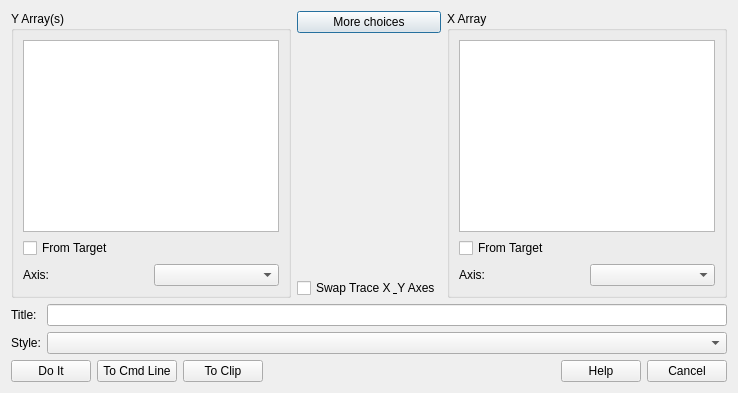
<?xml version="1.0" encoding="UTF-8"?>
<ui version="4.0">
 <class>NewGraphDialog</class>
 <widget class="QDialog" name="NewGraphDialog">
  <property name="windowTitle">
   <string>New Graph</string>
  </property>
  <layout class="QVBoxLayout" name="verticalLayout">
   <item>
    <layout class="QHBoxLayout" name="listsLayout">
     <item>
      <widget class="QGroupBox" name="y_group">
       <property name="title">
        <string>Y Array(s)</string>
       </property>
       <layout class="QVBoxLayout" name="yLayout">
        <item>
         <widget class="QListWidget" name="y_list"/>
        </item>
        <item>
         <widget class="QCheckBox" name="from_target_y_checkbox">
          <property name="text">
           <string>From Target</string>
          </property>
         </widget>
        </item>
        <item>
         <layout class="QHBoxLayout" name="yOptionsLayout">
          <item>
           <widget class="QLabel" name="y_axis_label">
            <property name="text">
             <string>Axis:</string>
            </property>
           </widget>
          </item>
          <item>
           <widget class="QComboBox" name="y_axis_combo"/>
          </item>
         </layout>
        </item>
       </layout>
      </widget>
     </item>
     <item>
      <layout class="QVBoxLayout" name="graphMidLayout">
       <item>
        <widget class="QPushButton" name="more_choices_button">
         <property name="text">
          <string>More choices</string>
         </property>
        </widget>
       </item>
       <item>
        <spacer name="graphMidSpacer">
         <property name="orientation">
          <enum>Qt::Vertical</enum>
         </property>
         <property name="sizeHint" stdset="0">
          <size>
           <width>20</width>
           <height>40</height>
          </size>
         </property>
        </spacer>
       </item>
       <item>
        <widget class="QCheckBox" name="swap_axes_checkbox">
         <property name="text">
          <string>Swap Trace X &amp; Y Axes</string>
         </property>
        </widget>
       </item>
      </layout>
     </item>
     <item>
      <widget class="QGroupBox" name="x_group">
       <property name="title">
        <string>X Array</string>
       </property>
       <layout class="QVBoxLayout" name="xLayout">
        <item>
         <widget class="QListWidget" name="x_list"/>
        </item>
        <item>
         <widget class="QCheckBox" name="from_target_x_checkbox">
          <property name="text">
           <string>From Target</string>
          </property>
         </widget>
        </item>
        <item>
         <layout class="QHBoxLayout" name="xOptionsLayout">
          <item>
           <widget class="QLabel" name="x_axis_label">
            <property name="text">
             <string>Axis:</string>
            </property>
           </widget>
          </item>
          <item>
           <widget class="QComboBox" name="x_axis_combo"/>
          </item>
         </layout>
        </item>
       </layout>
      </widget>
     </item>
    </layout>
   </item>
   <item>
    <layout class="QFormLayout" name="optionsForm">
     <item row="0" column="0">
      <widget class="QLabel" name="title_label">
       <property name="text">
        <string>Title:</string>
       </property>
      </widget>
     </item>
     <item row="0" column="1">
      <widget class="QLineEdit" name="title_edit"/>
     </item>
     <item row="1" column="0">
      <widget class="QLabel" name="style_label">
       <property name="text">
        <string>Style:</string>
       </property>
      </widget>
     </item>
     <item row="1" column="1">
      <widget class="QComboBox" name="style_combo"/>
     </item>
    </layout>
   </item>
   <item>
    <layout class="QHBoxLayout" name="buttonRow">
     <item>
      <widget class="QPushButton" name="do_it_button">
       <property name="text">
        <string>Do It</string>
       </property>
      </widget>
     </item>
     <item>
      <widget class="QPushButton" name="to_cmd_button">
       <property name="text">
        <string>To Cmd Line</string>
       </property>
      </widget>
     </item>
     <item>
      <widget class="QPushButton" name="to_clip_button">
       <property name="text">
        <string>To Clip</string>
       </property>
      </widget>
     </item>
     <item>
      <spacer name="graphButtonSpacer">
       <property name="orientation">
        <enum>Qt::Horizontal</enum>
       </property>
       <property name="sizeHint" stdset="0">
        <size>
         <width>40</width>
         <height>20</height>
        </size>
       </property>
      </spacer>
     </item>
     <item>
      <widget class="QPushButton" name="help_button">
       <property name="text">
        <string>Help</string>
       </property>
      </widget>
     </item>
     <item>
      <widget class="QPushButton" name="cancel_button">
       <property name="text">
        <string>Cancel</string>
       </property>
      </widget>
     </item>
    </layout>
   </item>
  </layout>
 </widget>
 <resources/>
 <connections/>
</ui>
